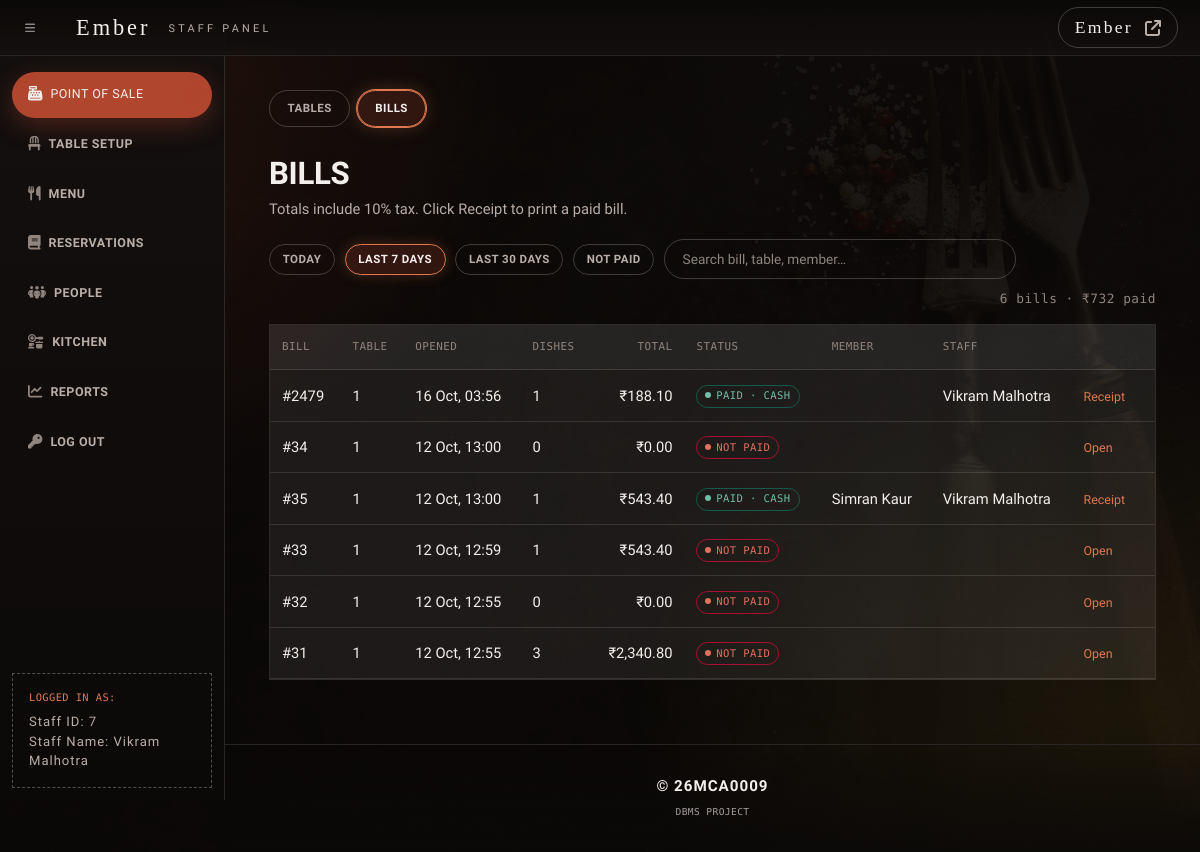
Page /adminSide/panel/bill-panel.php?show=week (signed in) on the committed database.
### tables this page shows
CREATE TABLE `Bills` (
  `bill_id` int(11) NOT NULL AUTO_INCREMENT,
  `staff_id` int(11) DEFAULT NULL,
  `member_id` int(11) DEFAULT NULL,
  `reservation_id` int(11) DEFAULT NULL,
  `table_id` int(11) DEFAULT NULL,
  `card_id` int(11) DEFAULT NULL,
  `payment_method` varchar(255) DEFAULT NULL,
  `bill_time` datetime DEFAULT NULL,
  `payment_time` datetime DEFAULT NULL,
  PRIMARY KEY (`bill_id`),
  KEY `staff_id` (`staff_id`),
  KEY `member_id` (`member_id`),
  KEY `reservation_id` (`reservation_id`),
  KEY `table_id` (`table_id`),
  KEY `card_id` (`card_id`),
  KEY `idx_bills_bill_time` (`bill_time`),
  CONSTRAINT `bills_ibfk_1` FOREIGN KEY (`staff_id`) REFERENCES `Staffs` (`staff_id`),
  CONSTRAINT `bills_ibfk_2` FOREIGN KEY (`member_id`) REFERENCES `Memberships` (`member_id`),
  CONSTRAINT `bills_ibfk_3` FOREIGN KEY (`reservation_id`) REFERENCES `Reservations` (`reservation_id`),
  CONSTRAINT `bills_ibfk_4` FOREIGN KEY (`table_id`) REFERENCES `Restaurant_Tables` (`table_id`),
  CONSTRAINT `bills_ibfk_5` FOREIGN KEY (`card_id`) REFERENCES `card_payments` (`card_id`)
);

CREATE TABLE `Staffs` (
  `staff_id` int(11) NOT NULL AUTO_INCREMENT,
  `staff_name` varchar(255) DEFAULT NULL,
  `role` varchar(255) DEFAULT NULL,
  `account_id` int(11) DEFAULT NULL,
  PRIMARY KEY (`staff_id`),
  KEY `account_id` (`account_id`),
  CONSTRAINT `staffs_ibfk_1` FOREIGN KEY (`account_id`) REFERENCES `Accounts` (`account_id`)
);

CREATE TABLE `Memberships` (
  `member_id` int(11) NOT NULL AUTO_INCREMENT,
  `member_name` varchar(255) DEFAULT NULL,
  `points` int(11) DEFAULT NULL,
  `account_id` int(11) DEFAULT NULL,
  PRIMARY KEY (`member_id`),
  KEY `account_id` (`account_id`),
  CONSTRAINT `memberships_ibfk_1` FOREIGN KEY (`account_id`) REFERENCES `Accounts` (`account_id`)
);

### adminSide/panel/bill-panel.php (the view, shortened to what this page needs)
<?php
include '../includes/dashHeader.php';
require_once '../config.php';
$show = $_GET['show'] ?? 'today';
$filters = [
    'today'  => 'Today',
    'week'   => 'Last 7 days',
    'month'  => 'Last 30 days',
    'unpaid' => 'Not paid',
];
$where = "DATE(b.bill_time) = CURDATE()";
if ($show == 'week') {
    $where = "b.bill_time >= CURDATE() - INTERVAL 7 DAY";
} elseif ($show == 'month') {
    $where = "b.bill_time >= CURDATE() - INTERVAL 30 DAY";
} elseif ($show == 'unpaid') {
    $where = "b.payment_time IS NULL";
}
$sql = "SELECT b.bill_id, b.table_id, b.bill_time, b.payment_time, b.payment_method,
               ms.member_name, s.staff_name,
               COUNT(bi.bill_item_id) AS dish_lines,
               COALESCE(SUM(m.item_price * bi.quantity), 0) * 1.1 AS total
        FROM Bills AS b
        LEFT JOIN Bill_Items AS bi ON bi.bill_id = b.bill_id
        LEFT JOIN Menu AS m ON m.item_id = bi.item_id
        LEFT JOIN Memberships AS ms ON ms.member_id = b.member_id
        LEFT JOIN Staffs AS s ON s.staff_id = b.staff_id
        WHERE $where
        GROUP BY b.bill_id
        ORDER BY b.bill_time DESC
        LIMIT 500";
$bills = mysqli_fetch_all(mysqli_query($link, $sql), MYSQLI_ASSOC);
$sum = 0;
foreach ($bills as $bill) {
    if ($bill['payment_time'] != null) {
        $sum = $sum + $bill['total'];
    }
}
?>
<div class="wrapper">
    <div class="container-fluid">
        <div class="pg-head">
            <div>
                <h2>Bills</h2>
                <p class="pg-sub">Totals include 10% tax. Click Receipt to print a paid bill.</p>
            </div>
        </div>
        <div class="pg-tools">
<?php foreach ($filters as $key => $label) { ?>
            <a class="pg-chip<?= $key == $show ? ' is-on' : '' ?>" href="?show=<?= $key ?>"><?= $label ?></a>
<?php } ?>
            <input type="search" class="form-control pg-search" placeholder="Search bill, table, member…" data-filter="#bills-list">
            <span class="pg-count" data-count><?= count($bills) ?> bills &middot; &#8377;<?= number_format($sum) ?> paid</span>
        </div>
        <div class="table-scroll"><table class="table" id="bills-list">
            <thead><tr><th>Bill</th><th>Table</th><th>Opened</th><th>Dishes</th><th class="pg-num">Total</th><th>Status</th><th>Member</th><th>Staff</th><th></th></tr></thead>
            <tbody>
<?php foreach ($bills as $b) { ?>
                <tr>
                    <td>#<?= (int) $b['bill_id'] ?></td>
                    <td><?= (int) $b['table_id'] ?></td>
                    <td><?= date('j M, H:i', strtotime($b['bill_time'])) ?></td>
                    <td><?= (int) $b['dish_lines'] ?></td>
                    <td class="pg-num">&#8377;<?= number_format((float) $b['total'], 2) ?></td>
                    <td>
<?php   if ($b['payment_time'] != null) { ?>
                        <span class="pg-tag is-green">Paid &middot; <?= htmlspecialchars((string) $b['payment_method']) ?></span>
<?php   } else { ?>
                        <span class="pg-tag is-red">Not paid</span>
<?php   } ?>
                    </td>
                    <td><?= htmlspecialchars((string) $b['member_name']) ?></td>
                    <td><?= htmlspecialchars((string) $b['staff_name']) ?></td>
                    <td class="pg-actions">
<?php   if ($b['payment_time'] != null) { ?>
                        <a href="../posBackend/receipt.php?bill_id=<?= (int) $b['bill_id'] ?>">Receipt</a>
<?php   } else { ?>
                        <a href="../posBackend/orderItem.php?table_id=<?= (int) $b['table_id'] ?>">Open</a>
<?php   } ?>
                    </td>
                </tr>
<?php } ?>
            </tbody>
        </table></div>
    </div>
</div>
<?php include '../includes/dashFooter.php'; ?>

### adminSide/css/ember-staff.css (style rules this page uses)
:root { --ink: #14100f; --void: #0b0908; --char: #2a1c17; --bone: #f3efec; --ember: #b1462f; --ember-lit: #e0784f; --sans: 'Hanken Grotesk', 'Helvetica Neue', Arial, sans-serif; --mono: 'DM Mono', ui-monospace, monospace; --logo: Copperplate, 'Copperplate Gothic Light', 'Cinzel', Georgia, serif; --brand-font: var(--sans); --brand-accent: var(--ember); --brand-accent-soft: rgba(177, 70, 47, 0.18); --ink-900: var(--void); --ink-800: var(--ink); --ink-700: rgba(243, 239, 236, 0.045); --ink-600: rgba(243, 239, 236, 0.08); --line: rgba(243, 239, 236, 0.12); --line-strong: rgba(243, 239, 236, 0.22); --text: var(--bone); --text-dim: #b9aea8; --text-faint: #8f847e; --radius: 0; --ease: cubic-bezier(0.16, 1, 0.3, 1); }
html, body, body.sb-nav-fixed { font-family: var(--sans); font-weight: 400; letter-spacing: 0; }
p, label, .small, small, td, li { letter-spacing: 0; }
h1, h2, h3, h4, h5, h6 { font-family: var(--sans); font-weight: 700; letter-spacing: -0.01em; text-transform: uppercase; }
.pg-head h2, .wrapper h2, .container-fluid > .row h2, h2.pull-left { font-size: clamp(1.8rem, 2.6vw, 2.6rem); line-height: 0.95; padding-bottom: 0; }
.wrapper h2::after, .container-fluid > .row h2::after, h2.pull-left::after { display: none; }
.pg-sub { font-size: 0.92rem; margin-top: 0.6rem; max-width: 60ch; }
.pg-label, .pg-fields label, .pg-count, label, .table thead th, .table-tile .tile-label, .legend-item, .sb-sidenav-dark .sb-sidenav-footer .small, .ember-footer .footer-project-tag { font-family: var(--mono); font-weight: 400; letter-spacing: 0.04em; }
a { transition: color 0.25s; }
.pg-chip { border-radius: 999px; padding: 0.5em 1.1em; font-weight: 600; letter-spacing: 0.04em; }
.pg-chip.is-on { background: rgba(177, 70, 47, 0.22); border-color: var(--ember-lit); box-shadow: 0 0 14px rgba(224, 120, 79, 0.25); }
.pg-tag { border-radius: 999px; padding: 0.25em 0.75em; font-family: var(--mono); font-size: 0.66rem; letter-spacing: 0.04em; }
.pg-tag.is-green::before, .pg-tag.is-red::before, .pg-tag.is-gold::before { content: ''; display: inline-block; width: 6px; height: 6px; margin-right: 0.45em; border-radius: 50%; background: currentColor; vertical-align: 0.1em; }
.table-scroll, .oz-table-wrap { border: 1px solid var(--line); border-radius: var(--radius); background: rgba(243, 239, 236, 0.03); }
.table { margin-bottom: 0; }
.table thead th { font-size: 0.68rem; color: var(--text-faint); text-transform: uppercase; border-bottom: 1px solid var(--line) !important; }
.table td { font-size: 0.92rem; }
.table a { color: var(--ember-lit); }
.form-control, .form-select, main textarea, main input:not([type="submit"]):not([type="button"]):not([type="checkbox"]):not([type="radio"]), main select { border-radius: 0; font-weight: 400; background-color: transparent; border: 0; border-bottom: 1px solid var(--line-strong); padding-left: 0; padding-right: 0; color: var(--bone); font-family: var(--sans); }
main .pg-search, main input[type="search"] { border: 1px solid var(--line-strong) !important; border-radius: 999px !important; padding: 0.55rem 1.1rem !important; }

### adminSide/includes/panelTransition.php (style rules this page uses)
html, body, body.sb-nav-fixed, #layoutSidenav, #layoutSidenav_content, main { background-color: transparent; background-image: none; }
:root { --ember-vt: 1; }

### rows in the picture
bills: bill_id "2479", table "1", bill_time "16 Oct, 03:56", dish_lines "1", total "188.10", payment_method "CASH", staff.staff_name "Vikram Malhotra"
bills: bill_id "34", table "1", bill_time "12 Oct, 13:00", dish_lines "0", total "0.00", shows "NOT PAID"
bills: bill_id "35", table "1", bill_time "12 Oct, 13:00", dish_lines "1", total "543.40", payment_method "CASH", member.member_name "Simran Kaur", staff.staff_name "Vikram Malhotra"
bills: bill_id "33", table "1", bill_time "12 Oct, 12:59", dish_lines "1", total "543.40", shows "NOT PAID"
bills: bill_id "32", table "1", bill_time "12 Oct, 12:55", dish_lines "0", total "0.00", shows "NOT PAID"
bills: bill_id "31", table "1", bill_time "12 Oct, 12:55", dish_lines "3", total "2,340.80", shows "NOT PAID"

### other values in the picture
$group[0] "POINT OF SALE"
$group[0] "TABLE SETUP"
$group[0] "MENU"
$group[0] "RESERVATIONS"
$group[0] "PEOPLE"
$group[0] "KITCHEN"
$group[0] "REPORTS"
$_SESSION['logged_account_id'] "7"
$_SESSION['logged_staff_name'] "Vikram Malhotra"
$tab[0] "TABLES"
$tab[0] "BILLS"
$label "TODAY"
$label "LAST 7 DAYS"
$label "LAST 30 DAYS"
$label "NOT PAID"
